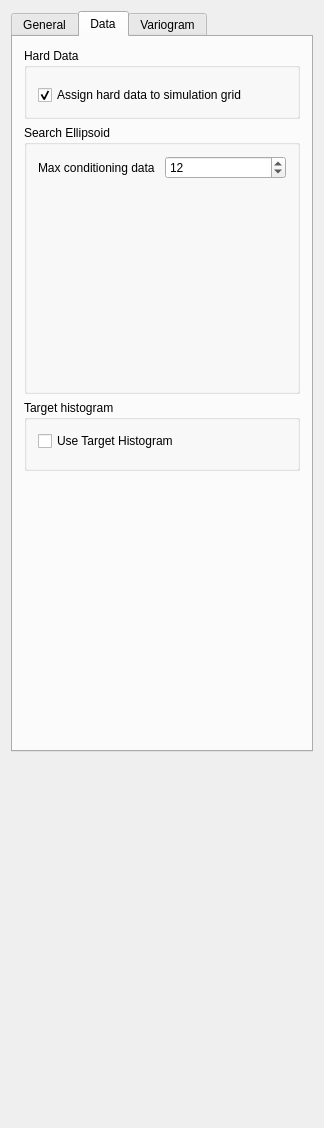
<?xml version="1.0" encoding="UTF-8"?>
<ui version="4.0">
 <class>Sgsim</class>
 <widget class="QWidget" name="SgsimLVA">
  <property name="geometry">
   <rect>
    <x>0</x>
    <y>0</y>
    <width>318</width>
    <height>1128</height>
   </rect>
  </property>
  <property name="windowTitle">
   <string>category=Simulation
description=sequential gaussian simulation with LVA</string>
  </property>
  <property name="whatsThis">
   <string/>
  </property>
  <property name="AlgorithmCategory" stdset="0">
   <string>Simulation</string>
  </property>
  <property name="AlgorithmDescription" stdset="0">
   <string>Sequential Gaussian Simulation with LVA</string>
  </property>
  <layout class="QVBoxLayout" name="verticalLayout_6">
   <item>
    <widget class="QTabWidget" name="sgsim">
     <property name="sizePolicy">
      <sizepolicy hsizetype="Preferred" vsizetype="Preferred">
       <horstretch>0</horstretch>
       <verstretch>0</verstretch>
      </sizepolicy>
     </property>
     <property name="currentIndex">
      <number>1</number>
     </property>
     <widget class="QWidget" name="tab">
      <attribute name="title">
       <string>General</string>
      </attribute>
      <layout class="QVBoxLayout" name="verticalLayout_3">
       <item>
        <widget class="QGroupBox" name="SimulationGrid">
         <property name="maximumSize">
          <size>
           <width>32767</width>
           <height>140</height>
          </size>
         </property>
         <property name="title">
          <string>Simulation Grid</string>
         </property>
         <layout class="QVBoxLayout" name="verticalLayout">
          <item>
           <widget class="GridSelector" name="Grid_Name">
            <property name="currentIndex">
             <number>0</number>
            </property>
           </widget>
          </item>
          <item>
           <widget class="QLabel" name="TextLabel2">
            <property name="text">
             <string>Property Name Prefix</string>
            </property>
            <property name="wordWrap">
             <bool>false</bool>
            </property>
           </widget>
          </item>
          <item>
           <widget class="QLineEdit" name="Property_Name"/>
          </item>
          <item>
           <spacer>
            <property name="orientation">
             <enum>Qt::Vertical</enum>
            </property>
            <property name="sizeType">
             <enum>QSizePolicy::Expanding</enum>
            </property>
            <property name="sizeHint" stdset="0">
             <size>
              <width>16</width>
              <height>16</height>
             </size>
            </property>
           </spacer>
          </item>
         </layout>
        </widget>
       </item>
       <item>
        <spacer>
         <property name="orientation">
          <enum>Qt::Vertical</enum>
         </property>
         <property name="sizeType">
          <enum>QSizePolicy::Fixed</enum>
         </property>
         <property name="sizeHint" stdset="0">
          <size>
           <width>16</width>
           <height>16</height>
          </size>
         </property>
        </spacer>
       </item>
       <item>
        <layout class="QHBoxLayout">
         <property name="spacing">
          <number>6</number>
         </property>
         <property name="margin">
          <number>0</number>
         </property>
         <item>
          <widget class="QLabel" name="TextLabel2_2_2_2">
           <property name="text">
            <string>Nb of realizations</string>
           </property>
           <property name="wordWrap">
            <bool>false</bool>
           </property>
          </widget>
         </item>
         <item>
          <widget class="QSpinBox" name="Nb_Realizations">
           <property name="minimum">
            <number>1</number>
           </property>
           <property name="maximum">
            <number>10000</number>
           </property>
          </widget>
         </item>
        </layout>
       </item>
       <item>
        <layout class="QHBoxLayout">
         <property name="spacing">
          <number>6</number>
         </property>
         <property name="margin">
          <number>0</number>
         </property>
         <item>
          <widget class="QLabel" name="TextLabel2_2_2_2_2">
           <property name="text">
            <string>Seed</string>
           </property>
           <property name="wordWrap">
            <bool>false</bool>
           </property>
          </widget>
         </item>
         <item>
          <widget class="QSpinBox" name="Seed">
           <property name="maximum">
            <number>99999999</number>
           </property>
           <property name="value">
            <number>14071789</number>
           </property>
          </widget>
         </item>
        </layout>
       </item>
       <item>
        <widget class="QLabel" name="textLabel1">
         <property name="text">
          <string>Kriging Type:</string>
         </property>
         <property name="wordWrap">
          <bool>false</bool>
         </property>
        </widget>
       </item>
       <item>
        <widget class="QComboBox" name="Kriging_Type">
         <item>
          <property name="text">
           <string>Simple Kriging (SK)</string>
          </property>
         </item>
         <item>
          <property name="text">
           <string>Ordinary Kriging (OK)</string>
          </property>
         </item>
         <item>
          <property name="text">
           <string>Kriging with Trend (KT)</string>
          </property>
         </item>
         <item>
          <property name="text">
           <string>Kriging with Localy Varying Mean (LVM)</string>
          </property>
         </item>
        </widget>
       </item>
       <item>
        <widget class="GsTLGroupBox" name="Trend_box">
         <property name="title">
          <string>Trend Components</string>
         </property>
         <property name="keyword" stdset="0">
          <string>Kriging with Trend (KT)</string>
         </property>
         <property name="displayed" stdset="0">
          <bool>false</bool>
         </property>
         <property name="activated" stdset="0">
          <bool>false</bool>
         </property>
         <layout class="QVBoxLayout">
          <property name="spacing">
           <number>6</number>
          </property>
          <property name="margin">
           <number>11</number>
          </property>
          <item>
           <widget class="TrendComponents" name="Trend"/>
          </item>
         </layout>
        </widget>
       </item>
       <item>
        <widget class="GsTLGroupBox" name="Local_Mean_box">
         <property name="title">
          <string>Property with Local Mean</string>
         </property>
         <property name="keyword" stdset="0">
          <string>Kriging with Localy Varying Mean (LVM)</string>
         </property>
         <property name="displayed" stdset="0">
          <bool>false</bool>
         </property>
         <property name="activated" stdset="0">
          <bool>false</bool>
         </property>
         <layout class="QVBoxLayout">
          <property name="spacing">
           <number>6</number>
          </property>
          <property name="margin">
           <number>11</number>
          </property>
          <item>
           <widget class="SinglePropertySelector" name="Local_Mean_Property"/>
          </item>
         </layout>
        </widget>
       </item>
       <item>
        <spacer>
         <property name="orientation">
          <enum>Qt::Vertical</enum>
         </property>
         <property name="sizeType">
          <enum>QSizePolicy::Expanding</enum>
         </property>
         <property name="sizeHint" stdset="0">
          <size>
           <width>20</width>
           <height>330</height>
          </size>
         </property>
        </spacer>
       </item>
      </layout>
     </widget>
     <widget class="QWidget" name="tab">
      <attribute name="title">
       <string>Data</string>
      </attribute>
      <layout class="QVBoxLayout" name="verticalLayout_5">
       <item>
        <widget class="QGroupBox" name="GroupBox3">
         <property name="title">
          <string>Hard Data</string>
         </property>
         <layout class="QGridLayout">
          <property name="margin">
           <number>11</number>
          </property>
          <property name="spacing">
           <number>6</number>
          </property>
          <item row="1" column="0">
           <widget class="QCheckBox" name="Assign_Hard_Data">
            <property name="text">
             <string>Assign hard data to simulation grid</string>
            </property>
            <property name="checked">
             <bool>true</bool>
            </property>
           </widget>
          </item>
          <item row="0" column="0">
           <widget class="PropertySelector" name="Hard_Data"/>
          </item>
         </layout>
        </widget>
       </item>
       <item>
        <widget class="QGroupBox" name="GroupBox9">
         <property name="minimumSize">
          <size>
           <width>0</width>
           <height>0</height>
          </size>
         </property>
         <property name="title">
          <string>Search Ellipsoid</string>
         </property>
         <layout class="QVBoxLayout" name="verticalLayout_2">
          <item>
           <layout class="QHBoxLayout">
            <property name="spacing">
             <number>6</number>
            </property>
            <property name="margin">
             <number>0</number>
            </property>
            <item>
             <widget class="QLabel" name="TextLabel2_2_2_2_3">
              <property name="text">
               <string>Max conditioning data</string>
              </property>
              <property name="wordWrap">
               <bool>false</bool>
              </property>
             </widget>
            </item>
            <item>
             <widget class="QSpinBox" name="Max_Conditioning_Data">
              <property name="minimum">
               <number>0</number>
              </property>
              <property name="maximum">
               <number>20000</number>
              </property>
              <property name="value">
               <number>12</number>
              </property>
             </widget>
            </item>
           </layout>
          </item>
          <item>
           <widget class="EllipsoidInput" name="Search_Ellipsoid"/>
          </item>
          <item>
           <widget class="AdvancedNeighborhoodInput" name="AdvancedSearch"/>
          </item>
          <item>
           <spacer name="verticalSpacer_2">
            <property name="orientation">
             <enum>Qt::Vertical</enum>
            </property>
            <property name="sizeHint" stdset="0">
             <size>
              <width>20</width>
              <height>17</height>
             </size>
            </property>
           </spacer>
          </item>
         </layout>
        </widget>
       </item>
       <item>
        <widget class="QGroupBox" name="groupBox">
         <property name="title">
          <string>Target histogram</string>
         </property>
         <layout class="QVBoxLayout" name="verticalLayout_4">
          <item>
           <widget class="QCheckBox" name="Use_Target_Histogram">
            <property name="text">
             <string>Use Target Histogram</string>
            </property>
            <property name="checked">
             <bool>false</bool>
            </property>
           </widget>
          </item>
          <item>
           <widget class="NonParamCdfInput" name="nonParamCdf">
            <property name="enabled">
             <bool>false</bool>
            </property>
           </widget>
          </item>
         </layout>
        </widget>
       </item>
       <item>
        <spacer>
         <property name="orientation">
          <enum>Qt::Vertical</enum>
         </property>
         <property name="sizeType">
          <enum>QSizePolicy::Expanding</enum>
         </property>
         <property name="sizeHint" stdset="0">
          <size>
           <width>276</width>
           <height>16</height>
          </size>
         </property>
        </spacer>
       </item>
      </layout>
     </widget>
     <widget class="QWidget" name="TabPage">
      <attribute name="title">
       <string>Variogram</string>
      </attribute>
      <layout class="QVBoxLayout">
       <property name="spacing">
        <number>6</number>
       </property>
       <property name="margin">
        <number>0</number>
       </property>
       <item>
        <widget class="QGroupBox" name="GroupBox11">
         <property name="title">
          <string>Variogram</string>
         </property>
         <layout class="QVBoxLayout">
          <property name="spacing">
           <number>6</number>
          </property>
          <property name="margin">
           <number>11</number>
          </property>
          <item>
           <widget class="VariogramInput" name="Variogram"/>
          </item>
         </layout>
        </widget>
       </item>
       <item>
        <spacer>
         <property name="orientation">
          <enum>Qt::Vertical</enum>
         </property>
         <property name="sizeType">
          <enum>QSizePolicy::Expanding</enum>
         </property>
         <property name="sizeHint" stdset="0">
          <size>
           <width>0</width>
           <height>0</height>
          </size>
         </property>
        </spacer>
       </item>
      </layout>
     </widget>
    </widget>
   </item>
   <item>
    <spacer name="verticalSpacer">
     <property name="orientation">
      <enum>Qt::Vertical</enum>
     </property>
     <property name="sizeHint" stdset="0">
      <size>
       <width>20</width>
       <height>25</height>
      </size>
     </property>
    </spacer>
   </item>
  </layout>
 </widget>
 <layoutdefault spacing="6" margin="11"/>
 <customwidgets>
  <customwidget>
   <class>SinglePropertySelector</class>
   <extends>QComboBox</extends>
   <header>GsTLAppli/extra/qtplugins/selectors.h</header>
  </customwidget>
  <customwidget>
   <class>VariogramInput</class>
   <extends>QWidget</extends>
   <header>GsTLAppli/extra/qtplugins/variogram_input.h</header>
  </customwidget>
  <customwidget>
   <class>GsTLGroupBox</class>
   <extends>QGroupBox</extends>
   <header>GsTLAppli/extra/qtplugins/selectors.h</header>
   <container>1</container>
  </customwidget>
  <customwidget>
   <class>TrendComponents</class>
   <extends>QWidget</extends>
   <header>GsTLAppli/extra/qtplugins/kriging_type_selector.h</header>
  </customwidget>
  <customwidget>
   <class>EllipsoidInput</class>
   <extends>QWidget</extends>
   <header>GsTLAppli/extra/qtplugins/ellipsoid_input.h</header>
  </customwidget>
  <customwidget>
   <class>NonParamCdfInput</class>
   <extends>QWidget</extends>
   <header>GsTLAppli/extra/qtplugins/non_param_cdf_input.h</header>
  </customwidget>
  <customwidget>
   <class>GridSelector</class>
   <extends>QTabWidget</extends>
   <header>GsTLAppli/extra/qtplugins/selectors.h</header>
  </customwidget>
  <customwidget>
   <class>AdvancedNeighborhoodInput</class>
   <extends>QWidget</extends>
   <header>GsTLAppli/extra/qtplugins/neighborhood_filter_input.h</header>
  </customwidget>
  <customwidget>
   <class>PropertySelector</class>
   <extends>QWidget</extends>
   <header>GsTLAppli/extra/qtplugins/selectors.h</header>
  </customwidget>
 </customwidgets>
 <includes>
  <include location="local">gridselector.h</include>
  <include location="local">gstlgroupbox.h</include>
  <include location="local">trendcomponents.h</include>
  <include location="local">gstlgroupbox.h</include>
  <include location="local">singlepropertyselector.h</include>
  <include location="local">propertyselector.h</include>
  <include location="local">ellipsoidinput.h</include>
  <include location="local">gstl_table.h</include>
  <include location="local">gstl_table.h</include>
  <include location="local">gstlgroupbox.h</include>
  <include location="local">nonparamcdfinput.h</include>
  <include location="local">propertyselector.h</include>
  <include location="local">lowertailcdfinput.h</include>
  <include location="local">uppertailcdfinput.h</include>
  <include location="local">variograminput.h</include>
 </includes>
 <resources/>
 <connections>
  <connection>
   <sender>Kriging_Type</sender>
   <signal>activated(QString)</signal>
   <receiver>Trend_box</receiver>
   <slot>setActivated(QString)</slot>
   <hints>
    <hint type="sourcelabel">
     <x>20</x>
     <y>20</y>
    </hint>
    <hint type="destinationlabel">
     <x>20</x>
     <y>20</y>
    </hint>
   </hints>
  </connection>
  <connection>
   <sender>Kriging_Type</sender>
   <signal>activated(QString)</signal>
   <receiver>Local_Mean_box</receiver>
   <slot>setActivated(QString)</slot>
   <hints>
    <hint type="sourcelabel">
     <x>20</x>
     <y>20</y>
    </hint>
    <hint type="destinationlabel">
     <x>20</x>
     <y>20</y>
    </hint>
   </hints>
  </connection>
  <connection>
   <sender>Grid_Name</sender>
   <signal>activated(QString)</signal>
   <receiver>Local_Mean_Property</receiver>
   <slot>show_properties(QString)</slot>
   <hints>
    <hint type="sourcelabel">
     <x>20</x>
     <y>20</y>
    </hint>
    <hint type="destinationlabel">
     <x>20</x>
     <y>20</y>
    </hint>
   </hints>
  </connection>
  <connection>
   <sender>Kriging_Type</sender>
   <signal>activated(QString)</signal>
   <receiver>Trend_box</receiver>
   <slot>setActivated(QString)</slot>
   <hints>
    <hint type="sourcelabel">
     <x>20</x>
     <y>20</y>
    </hint>
    <hint type="destinationlabel">
     <x>20</x>
     <y>20</y>
    </hint>
   </hints>
  </connection>
  <connection>
   <sender>Kriging_Type</sender>
   <signal>activated(QString)</signal>
   <receiver>Local_Mean_box</receiver>
   <slot>setActivated(QString)</slot>
   <hints>
    <hint type="sourcelabel">
     <x>20</x>
     <y>20</y>
    </hint>
    <hint type="destinationlabel">
     <x>20</x>
     <y>20</y>
    </hint>
   </hints>
  </connection>
  <connection>
   <sender>Grid_Name</sender>
   <signal>activated(QString)</signal>
   <receiver>Local_Mean_Property</receiver>
   <slot>show_properties(QString)</slot>
   <hints>
    <hint type="sourcelabel">
     <x>20</x>
     <y>20</y>
    </hint>
    <hint type="destinationlabel">
     <x>20</x>
     <y>20</y>
    </hint>
   </hints>
  </connection>
  <connection>
   <sender>Use_Target_Histogram</sender>
   <signal>toggled(bool)</signal>
   <receiver>nonParamCdf</receiver>
   <slot>setEnabled(bool)</slot>
   <hints>
    <hint type="sourcelabel">
     <x>201</x>
     <y>424</y>
    </hint>
    <hint type="destinationlabel">
     <x>79</x>
     <y>416</y>
    </hint>
   </hints>
  </connection>
  <connection>
   <sender>Hard_Data</sender>
   <signal>object_changed(QString)</signal>
   <receiver>nonParamCdf</receiver>
   <slot>setReferenceGrid(QString)</slot>
   <hints>
    <hint type="sourcelabel">
     <x>196</x>
     <y>115</y>
    </hint>
    <hint type="destinationlabel">
     <x>79</x>
     <y>416</y>
    </hint>
   </hints>
  </connection>
  <connection>
   <sender>Hard_Data</sender>
   <signal>property_changed(QString)</signal>
   <receiver>nonParamCdf</receiver>
   <slot>setReferenceProperty(QString)</slot>
   <hints>
    <hint type="sourcelabel">
     <x>196</x>
     <y>115</y>
    </hint>
    <hint type="destinationlabel">
     <x>79</x>
     <y>416</y>
    </hint>
   </hints>
  </connection>
 </connections>
</ui>
